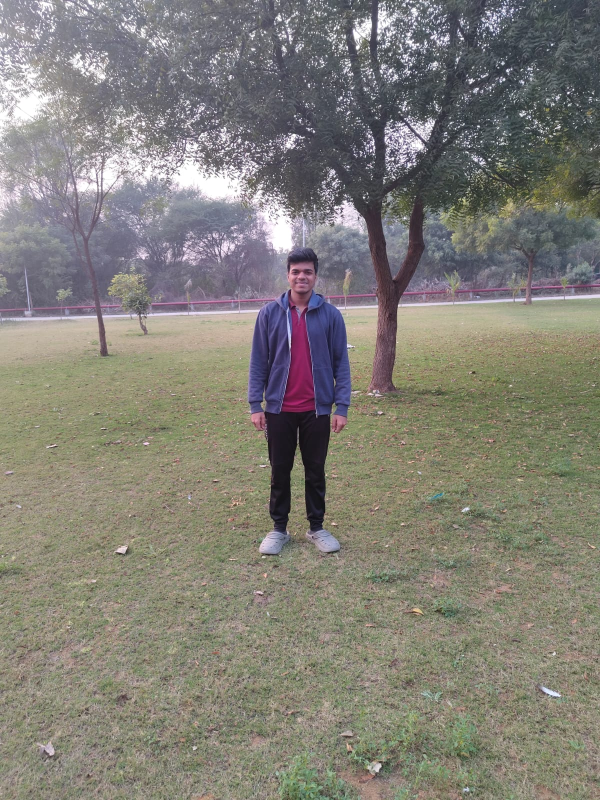
#> input picture me.jpg, 1200 x 1600 px, found by its file name (shown at 1/2 size)
$ python Negative_trans.py
#> lines starting #> are read from the running program, lines starting #| are printed output that depends on the picture
import numpy as np
import matplotlib.pyplot as plt
import cv2 as cv

input_img = cv.imread(r'.vscode/Projects/dip_project1/me.jpg', 0)
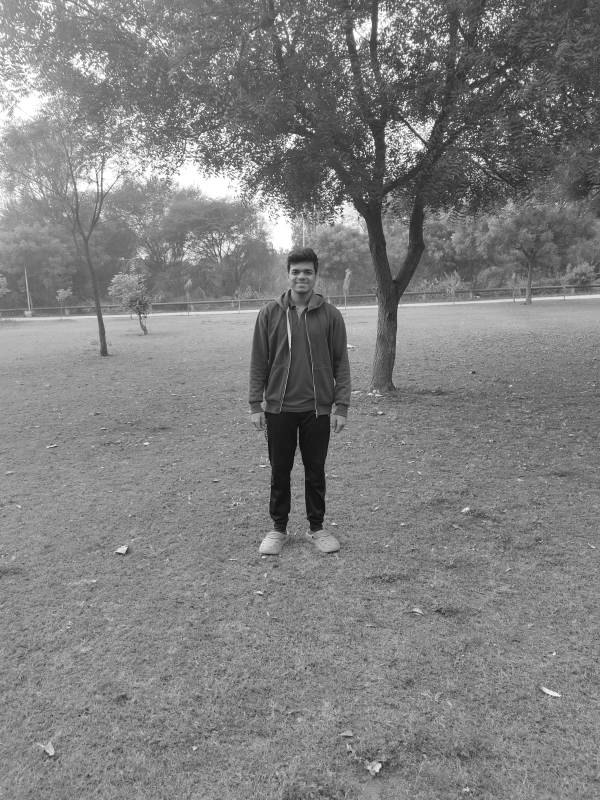
#> input_img: shape (1600, 1200) (shown at 1/2 size); min 0, max 255, mean 127.7

width = int(input_img.shape[1] * 50 / 100)
#> width = 600
height = int(input_img.shape[0] * 50 / 100)
#> height = 800
inp_img = cv.resize(input_img, (width, height))
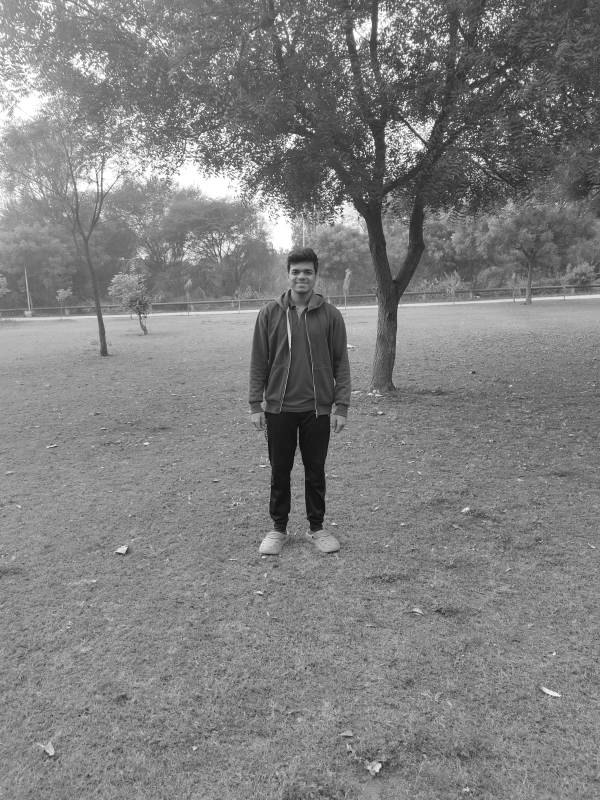
#> inp_img: shape (800, 600); min 12, max 255, mean 127.9


#cv.imshow('greyscale', inp_img)
cv.waitKey(0)
cv.destroyAllWindows()

L = 256
neg = L-1-inp_img
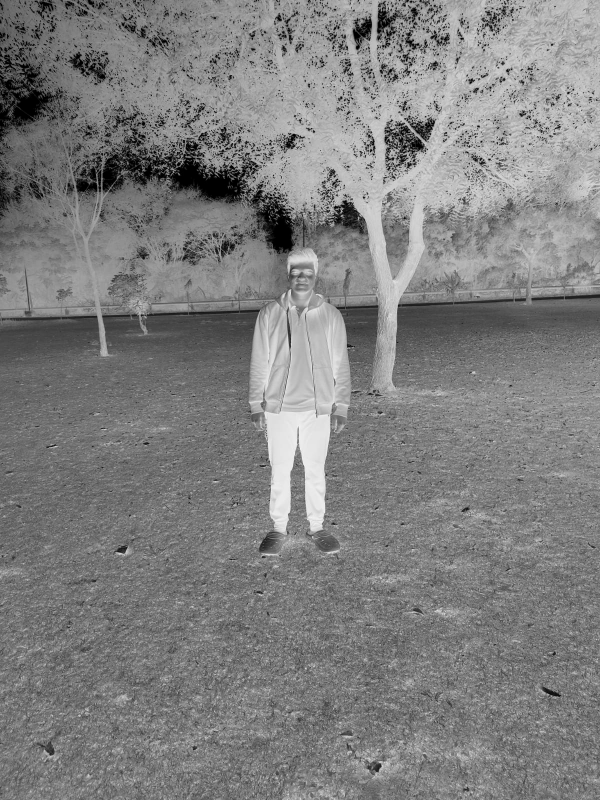
#> neg: shape (800, 600); min 0, max 243, mean 127.1

plt.figure(figsize=(10,5))
plt.subplot(1,2,1), plt.imshow(inp_img, cmap='gray')
plt.title('Original')
plt.subplot(1,2,2), plt.imshow(neg, cmap='gray')
plt.title('Negative')
plt.show()
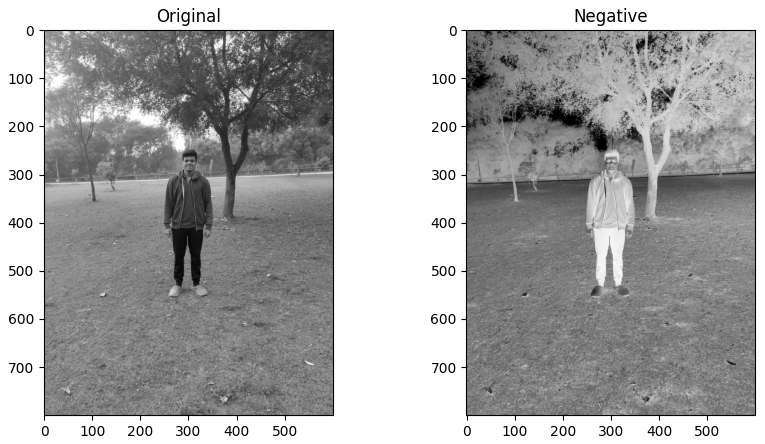
#> figure drawn by matplotlib, 2 panels
